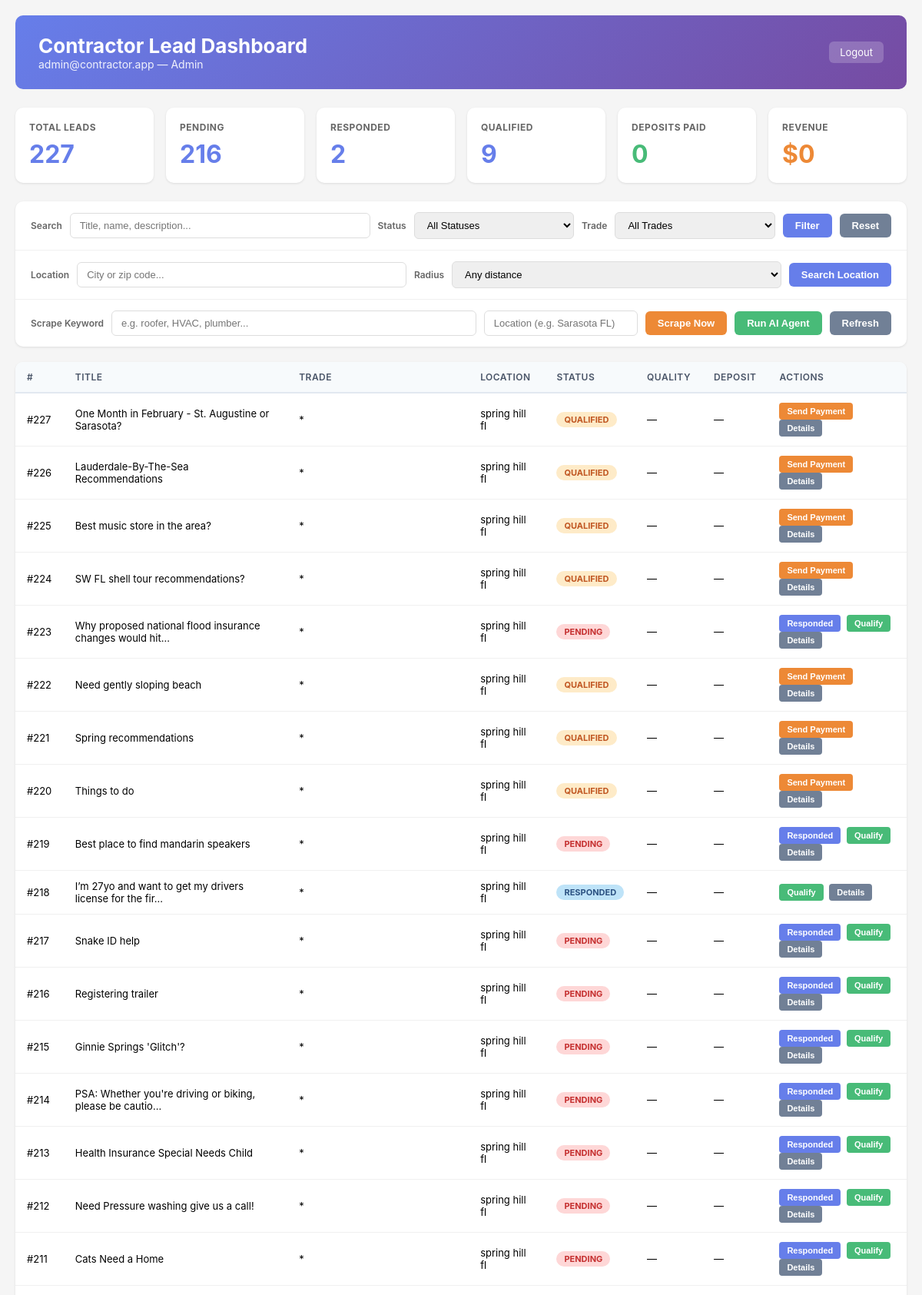
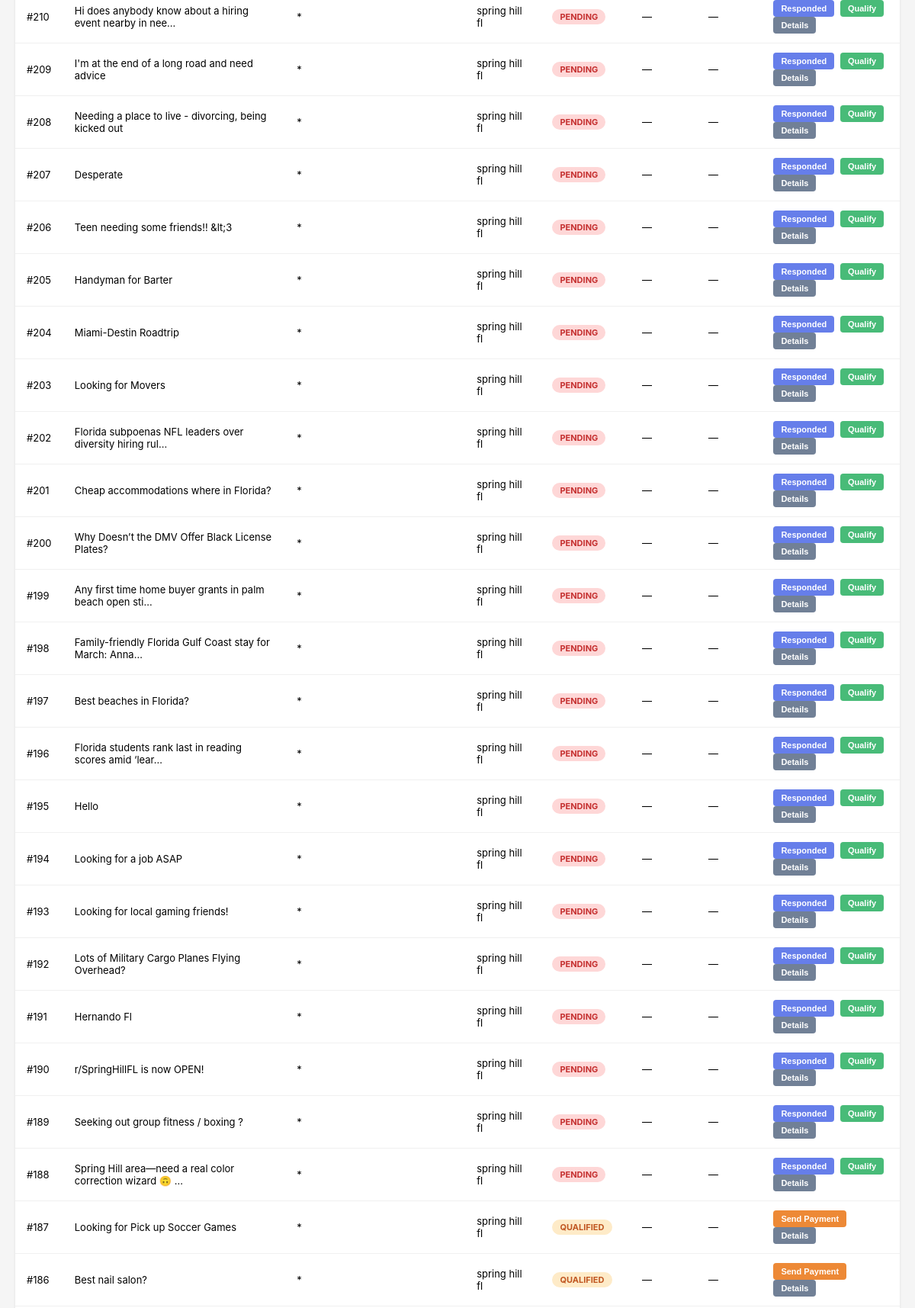
The page /dashboard (signed in, upper part) on the database its author committed (2 pictures, top to bottom).
### app.py (models this page shows, shortened)
class User(db.Model):
    id = db.Column(db.Integer, primary_key=True)
    email = db.Column(db.String(255), unique=True, nullable=False, index=True)
    password_hash = db.Column(db.String(255), nullable=False)
    company_name = db.Column(db.String(255))
    trade = db.Column(db.String(100))  # electrician, plumber, contractor
    service_area = db.Column(db.String(255))  # cities/zip codes
    is_admin = db.Column(db.Boolean, default=False)
    trial_start = db.Column(db.DateTime, default=datetime.utcnow)
    stripe_customer_id = db.Column(db.String(255))
    stripe_subscription_id = db.Column(db.String(255))
    subscription_status = db.Column(db.String(50), default="trial")
    created_at = db.Column(db.DateTime, default=datetime.utcnow, index=True)

class Lead(db.Model):
    __tablename__ = "leads"
    id = db.Column(db.Integer, primary_key=True)
    source = db.Column(db.String(100), index=True)  # reddit, facebook, craigslist, duckduckgo
    source_url = db.Column(db.String(1000))
    keyword = db.Column(db.String(200), index=True)  # electrician, plumber, contractor
    title = db.Column(db.String(500))
    description = db.Column(db.Text)
    post_text = db.Column(db.Text)  # Full original post
    customer_name = db.Column(db.String(255))
    phone = db.Column(db.String(50))
    email = db.Column(db.String(255))
    location = db.Column(db.String(255), index=True)
    city = db.Column(db.String(200))
    state = db.Column(db.String(10))
    zip_code = db.Column(db.String(10))
    lat = db.Column(db.Float, index=True)
    lon = db.Column(db.Float, index=True)
    urgency = db.Column(db.String(50))  # ASAP, this week, flexible
    quality_score = db.Column(db.Float)  # AI-determined quality (0-1)
    active = db.Column(db.Boolean, default=True, index=True)
    assigned_to = db.Column(db.Integer, db.ForeignKey("user.id"), nullable=True)
    status = db.Column(db.String(50), default="new", index=True)  # new, assigned, contacted, closed
    response_status = db.Column(db.String(50), default="pending", index=True)  # pending, responded, qualified, deposit_sent, deposit_paid
    review_status = db.Column(db.String(20), default="pending", index=True)  # pending, approved, rejected
    deposit_amount = db.Column(db.Float)
    deposit_paid_at = db.Column(db.DateTime)
    deposit_payment_link = db.Column(db.String(1000))
    stripe_session_id = db.Column(db.String(255))
    posted_at = db.Column(db.DateTime)  # When customer posted
    scraped_at = db.Column(db.DateTime, default=datetime.utcnow, index=True)
    assigned_at = db.Column(db.DateTime)
    ai_processed = db.Column(db.Boolean, default=False)
    ai_extracted_data = db.Column(db.JSON)  # Full AI extraction results

### app.py (the view)
@app.route("/dashboard")
@login_required
def dashboard():
    user = User.query.get(session["user_id"])
    if user.email == "admin@contractor.app":
        leads = Lead.query.filter(Lead.active == True).order_by(Lead.scraped_at.desc()).all()
    else:
        leads = Lead.query.filter(
            Lead.active == True,
            Lead.keyword == user.trade,
        ).order_by(Lead.scraped_at.desc()).limit(50).all()
    stats = {
        "total": len(leads),
        "pending": sum(1 for l in leads if (l.response_status or "pending") == "pending"),
        "responded": sum(1 for l in leads if l.response_status == "responded"),
        "qualified": sum(1 for l in leads if l.response_status == "qualified"),
        "paid": sum(1 for l in leads if l.response_status == "deposit_paid"),
        "revenue": sum(l.deposit_amount or 0 for l in leads if l.deposit_paid_at),
    }
    return render_template("dashboard.html", user=user, leads=leads, stats=stats)

### app.py (called while the page is built)
def login_required(f):
    @wraps(f)
    def decorated_function(*args, **kwargs):
        if "user_id" not in session:
            return redirect(url_for("login"))
        return f(*args, **kwargs)
    return decorated_function

### templates/dashboard.html (shortened to what this page needs)
<!DOCTYPE html>
<html>
<head>
</head>
<body>
<div class="header">
    <div>
        <h1>Contractor Lead Dashboard</h1>
        <div class="user-info">{{ user.email }} {% if user.is_admin %}&mdash; Admin{% endif %}</div>
    </div>
    <a href="/logout">Logout</a>
</div>
<div class="stats">
    <div class="stat-card">
        <h3>Total Leads</h3>
        <div class="number">{{ stats.total }}</div>
    </div>
    <div class="stat-card">
        <h3>Pending</h3>
        <div class="number">{{ stats.pending }}</div>
    </div>
    <div class="stat-card">
        <h3>Responded</h3>
        <div class="number">{{ stats.responded }}</div>
    </div>
    <div class="stat-card">
        <h3>Qualified</h3>
        <div class="number">{{ stats.qualified }}</div>
    </div>
    <div class="stat-card paid">
        <h3>Deposits Paid</h3>
        <div class="number">{{ stats.paid }}</div>
    </div>
    <div class="stat-card revenue">
        <h3>Revenue</h3>
        <div class="number">${{ "%.0f"|format(stats.revenue) }}</div>
    </div>
</div>
<div class="filters">
    <div class="filter-row">
        <label>Search</label>
        <input type="text" id="searchBox" placeholder="Title, name, description..." style="flex:2">
        <label>Status</label>
        <select id="statusFilter">
            <option value="">All Statuses</option>
        </select>
        <label>Trade</label>
        <select id="tradeFilter">
            <option value="">All Trades</option>
        </select>
        <button class="btn btn-primary" onclick="filterLeads()">Filter</button>
        <button class="btn btn-secondary" onclick="resetFilters()">Reset</button>
    </div>
    <div class="filter-row">
        <label>Location</label>
        <input type="text" id="locationBox" placeholder="City or zip code...">
        <label>Radius</label>
        <select id="radiusFilter">
            <option value="">Any distance</option>
        </select>
        <button class="btn btn-primary" onclick="filterLeads()">Search Location</button>
    </div>
    {% if user.is_admin %}
    <div class="filter-row">
        <label>Scrape Keyword</label>
        <input type="text" id="scrapeKeyword" placeholder="e.g. roofer, HVAC, plumber...">
        <input type="text" id="scrapeLocation" placeholder="Location (e.g. Sarasota FL)" style="max-width:200px">
        <button class="btn btn-orange" onclick="scrapeKeyword()">Scrape Now</button>
        <button class="btn btn-success" onclick="runAgent()">Run AI Agent</button>
        <button class="btn btn-secondary" onclick="location.reload()">Refresh</button>
    </div>
    {% endif %}
</div>
<div class="leads-table">
    <table>
        <thead>
            <tr>
                <th>#</th>
                <th>Title</th>
                <th>Trade</th>
                <th>Location</th>
                <th>Status</th>
                <th>Quality</th>
                <th>Deposit</th>
                <th>Actions</th>
            </tr>
        </thead>
        <tbody id="leadsBody">
            {% for lead in leads %}
            <tr>
                <td>#{{ lead.id }}</td>
                <td title="{{ lead.title }}">{{ (lead.title or 'Untitled')[:55] }}{% if (lead.title or '')|length > 55 %}...{% endif %}</td>
                <td>{{ lead.detected_trade or lead.keyword or 'Unknown' }}</td>
                <td>{{ lead.location or lead.city or 'N/A' }}</td>
                <td>
                    <span class="badge {{ (lead.response_status or 'pending')|replace('_', '-') }}">
                        {{ (lead.response_status or 'pending')|replace('_', ' ')|title }}
                    </span>
                </td>
                <td>
                    {% if lead.quality_score %}
                    <div class="quality-bar" title="{{ '%.0f'|format(lead.quality_score * 100) }}%">
                        <div class="quality-fill" style="width:{{ lead.quality_score * 100 }}%;{% if lead.quality_score < 0.4 %}background:#fc8181;{% elif lead.quality_score < 0.7 %}background:#f6ad55;{% endif %}"></div>
                    </div>
                    {% else %}&mdash;{% endif %}
                </td>
                <td>
                    {% if lead.deposit_amount %}
                        <strong>${{ "%.0f"|format(lead.deposit_amount) }}</strong>
                        {% if lead.deposit_paid_at %}<span style="color:#48bb78"> &#10003;</span>{% endif %}
                    {% else %}&mdash;{% endif %}
                </td>
                <td>
                    {% set rs = lead.response_status or 'pending' %}
                    {% if rs == 'pending' %}
                        <button class="action-btn primary" onclick="updateStatus({{ lead.id }}, 'responded')">Responded</button>
                        <button class="action-btn success" onclick="updateStatus({{ lead.id }}, 'qualified')">Qualify</button>
                    {% elif rs == 'responded' %}
                        <button class="action-btn success" onclick="updateStatus({{ lead.id }}, 'qualified')">Qualify</button>
                    {% elif rs == 'qualified' %}
                        <button class="action-btn orange" onclick="sendPayment({{ lead.id }})">Send Payment</button>
                    {% elif rs == 'deposit_sent' and lead.deposit_payment_link %}
                        <button class="action-btn secondary" onclick="window.open('{{ lead.deposit_payment_link }}')">View Link</button>
                    {% endif %}
                    <button class="action-btn secondary" onclick="viewDetails({{ lead.id }})">Details</button>
                </td>
            </tr>
            {% else %}
            <tr><td colspan="8" class="empty-state"><p>No leads yet &mdash; run the AI agent to scrape new leads.</p></td></tr>
            {% endfor %}
        </tbody>
    </table>
</div>
</body>
</html>

### templates/dashboard.html (style rules this page uses)
* { margin: 0; padding: 0; box-sizing: border-box; }
body { font-family: -apple-system, BlinkMacSystemFont, 'Segoe UI', sans-serif; background: #f5f5f5; padding: 20px; }
.header { background: linear-gradient(135deg, #667eea 0%, #764ba2 100%); color: white; padding: 24px 30px; border-radius: 10px; margin-bottom: 24px; display: flex; justify-content: space-between; align-items: center; }
.header h1 { font-size: 26px; }
.header .user-info { font-size: 14px; opacity: 0.9; }
.header a { color: white; text-decoration: none; background: rgba(255,255,255,0.2); padding: 6px 14px; border-radius: 6px; font-size: 13px; }
.stats { display: grid; grid-template-columns: repeat(auto-fit, minmax(150px, 1fr)); gap: 16px; margin-bottom: 24px; }
.stat-card { background: white; padding: 18px; border-radius: 10px; box-shadow: 0 1px 3px rgba(0,0,0,0.1); }
.stat-card h3 { color: #666; font-size: 12px; text-transform: uppercase; letter-spacing: 0.5px; margin-bottom: 8px; }
.stat-card .number { font-size: 32px; font-weight: bold; color: #667eea; }
.stat-card.paid .number { color: #48bb78; }
.stat-card.revenue .number { color: #ed8936; }
.filters { background: white; border-radius: 10px; box-shadow: 0 1px 3px rgba(0,0,0,0.1); margin-bottom: 20px; overflow: hidden; }
.filter-row { display: flex; flex-wrap: wrap; align-items: center; gap: 10px; padding: 14px 20px; border-bottom: 1px solid #f0f0f0; }
.filter-row:last-child { border-bottom: none; }
.filter-row label { font-size: 12px; font-weight: 600; color: #666; white-space: nowrap; }
.filter-row input, .filter-row select { padding: 8px 12px; border: 1px solid #ddd; border-radius: 6px; font-size: 13px; flex: 1; min-width: 120px; }
.btn { padding: 8px 16px; border: none; border-radius: 6px; cursor: pointer; font-size: 13px; font-weight: 600; white-space: nowrap; }
.btn-primary { background: #667eea; color: white; }
.btn-success { background: #48bb78; color: white; }
.btn-secondary { background: #718096; color: white; }
.btn-orange { background: #ed8936; color: white; }
.leads-table { background: white; border-radius: 10px; box-shadow: 0 1px 3px rgba(0,0,0,0.1); overflow: hidden; }
table { width: 100%; border-collapse: collapse; }
th { background: #f7fafc; padding: 12px 15px; text-align: left; font-weight: 600; font-size: 12px; color: #4a5568; text-transform: uppercase; letter-spacing: 0.5px; border-bottom: 2px solid #e2e8f0; }
td { padding: 12px 15px; border-bottom: 1px solid #f0f0f0; font-size: 13px; vertical-align: middle; }
.badge { display: inline-block; padding: 3px 10px; border-radius: 12px; font-size: 11px; font-weight: 700; text-transform: uppercase; }
.badge.pending { background: #fed7d7; color: #c53030; }
.badge.responded { background: #bee3f8; color: #2c5282; }
.badge.qualified { background: #feebc8; color: #c05621; }
.action-btn { padding: 5px 10px; border: none; border-radius: 4px; cursor: pointer; font-size: 11px; font-weight: 600; margin-right: 4px; }
.action-btn.primary { background: #667eea; color: white; }
.action-btn.success { background: #48bb78; color: white; }
.action-btn.secondary { background: #718096; color: white; }
.action-btn.orange { background: #ed8936; color: white; }

### rows shown on the page
User: email "admin@contractor.app"
Lead: id "227", title "One Month in February - St. Augustine or Sarasota?", keyword "*", location "spring hill fl", response_status "QUALIFIED"
Lead: id "226", title "Lauderdale-By-The-Sea Recommendations", keyword "*", location "spring hill fl", response_status "QUALIFIED"
Lead: id "225", title "Best music store in the area?", keyword "*", location "spring hill fl", response_status "QUALIFIED"
Lead: id "224", title "SW FL shell tour recommendations?", keyword "*", location "spring hill fl", response_status "QUALIFIED"
Lead: id "223", title "Why proposed national flood insurance changes would hit", keyword "*", location "spring hill fl", response_status "PENDING"
Lead: id "222", title "Need gently sloping beach", keyword "*", location "spring hill fl", response_status "QUALIFIED"
Lead: id "221", title "Spring recommendations", keyword "*", location "spring hill fl", response_status "QUALIFIED"
Lead: id "220", title "Things to do", keyword "*", location "spring hill fl", response_status "QUALIFIED"
Lead: id "219", title "Best place to find mandarin speakers", keyword "*", location "spring hill fl", response_status "PENDING"
Lead: id "218", title "I’m 27yo and want to get my drivers license for the fir", keyword "*", location "spring hill fl", response_status "RESPONDED"
Lead: id "217", title "Snake ID help", keyword "*", location "spring hill fl", response_status "PENDING"
Lead: id "216", title "Registering trailer", keyword "*", location "spring hill fl", response_status "PENDING"
Lead: id "215", title "Ginnie Springs 'Glitch'?", keyword "*", location "spring hill fl", response_status "PENDING"
Lead: id "214", title "PSA: Whether you're driving or biking, please be cautio", keyword "*", location "spring hill fl", response_status "PENDING"
Lead: id "213", title "Health Insurance Special Needs Child", keyword "*", location "spring hill fl", response_status "PENDING"
Lead: id "212", title "Need Pressure washing give us a call!", keyword "*", location "spring hill fl", response_status "PENDING"
Lead: id "211", title "Cats Need a Home", keyword "*", location "spring hill fl", response_status "PENDING"
Lead: id "210", title "Hi does anybody know about a hiring event nearby in nee", keyword "*", location "spring hill fl", response_status "PENDING"
Lead: id "209", title "I'm at the end of a long road and need advice", keyword "*", location "spring hill fl", response_status "PENDING"
Lead: id "208", title "Needing a place to live - divorcing, being kicked out", keyword "*", location "spring hill fl", response_status "PENDING"
Lead: id "207", title "Desperate", keyword "*", location "spring hill fl", response_status "PENDING"
Lead: id "206", title "Teen needing some friends!! &lt;3", keyword "*", location "spring hill fl", response_status "PENDING"
Lead: id "205", title "Handyman for Barter", keyword "*", location "spring hill fl", response_status "PENDING"
Lead: id "204", title "Miami-Destin Roadtrip", keyword "*", location "spring hill fl", response_status "PENDING"
Lead: id "203", title "Looking for Movers", keyword "*", location "spring hill fl", response_status "PENDING"
Lead: id "202", title "Florida subpoenas NFL leaders over diversity hiring rul", keyword "*", location "spring hill fl", response_status "PENDING"
Lead: id "201", title "Cheap accommodations where in Florida?", keyword "*", location "spring hill fl", response_status "PENDING"
Lead: id "200", title "Why Doesn’t the DMV Offer Black License Plates?", keyword "*", location "spring hill fl", response_status "PENDING"
Lead: id "199", title "Any first time home buyer grants in palm beach open sti", keyword "*", location "spring hill fl", response_status "PENDING"
Lead: id "198", title "Family-friendly Florida Gulf Coast stay for March: Anna", keyword "*", location "spring hill fl", response_status "PENDING"
Lead: id "197", title "Best beaches in Florida?", keyword "*", location "spring hill fl", response_status "PENDING"
Lead: id "196", title "Florida students rank last in reading scores amid ‘lear", keyword "*", location "spring hill fl", response_status "PENDING"
Lead: id "195", title "Hello", keyword "*", location "spring hill fl", response_status "PENDING"
Lead: id "194", title "Looking for a job ASAP", keyword "*", location "spring hill fl", response_status "PENDING"
Lead: id "193", title "Looking for local gaming friends!", keyword "*", location "spring hill fl", response_status "PENDING"
Lead: id "192", title "Lots of Military Cargo Planes Flying Overhead?", keyword "*", location "spring hill fl", response_status "PENDING"
Lead: id "191", title "Hernando Fl", keyword "*", location "spring hill fl", response_status "PENDING"
Lead: id "190", title "r/SpringHillFL is now OPEN!", keyword "*", location "spring hill fl", response_status "PENDING"
Lead: id "189", title "Seeking out group fitness / boxing ?", keyword "*", location "spring hill fl", response_status "PENDING"
Lead: id "188", title "Spring Hill area—need a real color correction wizard 🙃", keyword "*", location "spring hill fl", response_status "PENDING"
Lead: id "187", title "Looking for Pick up Soccer Games", keyword "*", location "spring hill fl", response_status "QUALIFIED"
Lead: id "186", title "Best nail salon?", keyword "*", location "spring hill fl", response_status "QUALIFIED"

### other values the page prints
{{ stats.total }} "227"
{{ stats.pending }} "216"
{{ stats.responded }} "2"
{{ stats.qualified }} "9"
{{ stats.paid }} "0"
{{ "%.0f"|format(stats.revenue) }} "0"
